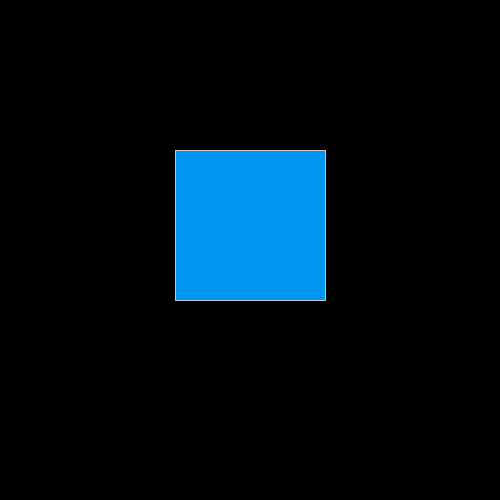
Frame 1 (no input)
Frame 60 (the mouse pressed at the canvas centre just before this capture): identical to frame 1, image omitted
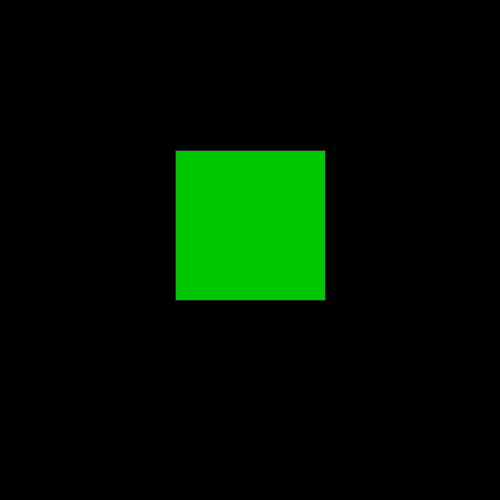
Frame 120 (the mouse held since frame 60 and released just before this capture)

The Processing sketch that drew these frames (run headless with seeded random() and noise(); from frame 60 on, the mouse is pressed at the canvas centre):

// Processing sketch: Button
// ── Button.pde
/*
A button that can be activated or deactivated by clicking on it
*/

// colors
color blue = color(0, 150, 240, 255);
color green = color(0, 200, 0, 255);

Switch switchOne;

void setup() {
  // basic window conditions
  size(500, 500);
  frameRate(60);
  
  switchOne = new Switch(width * .35, height * .3, width * .3, height * .3, blue, green);
}

void draw() {
  background(0);

  switchOne.display();
}

void mousePressed() {
  switchOne.toggleSwitch();
}
// ── Switch.pde
class Switch{
  
  /**************
  * Variables   *
  **************/
  float xPosition;        // x coordinate
  float yPosition;        // y coordinate
  
  float switchHeight;     // height of switch
  float switchWidth;      // width of switch

  boolean switchIsActive; // whether or not switch is currently active (true indicates active)
  
  color activeColor;      // color of switch when it's in active state
  color inactiveColor;    // color of switch when it's in inactive state

  // colors used for outlining shapes
  color darkGray = color(40, 40, 40, 255);
  color lightGray = color(200, 200, 200, 255);
  
  /**************
  * Constructor *
  **************/
  Switch(float xPosition, float yPosition, float switchHeight, float switchWidth, color inactiveColor, color activeColor) {
    this.xPosition = xPosition;  
    this.yPosition = yPosition;
    this.switchHeight = switchHeight;
    this.switchWidth = switchWidth;
    
    this.activeColor = activeColor;
    this.inactiveColor = inactiveColor;

  }
  
  /**************
  * Methods     *
  **************/
  // flip switch between active and inactive
  void toggleSwitch() {
    
    // if user clicks within boundaries of button, toggle its on/off status
    if (mouseX >= xPosition && mouseX <= (xPosition + switchWidth) &&
        mouseY >= yPosition && mouseY <= (yPosition + switchHeight)) {
        
        switchIsActive = !switchIsActive;
    }
    
  }
  
  // depending upon switch state, set fill and outline color
  void getSwitchColor() {
    
    if (switchIsActive) {
      stroke(darkGray);
      fill(activeColor);
    } else {
      stroke(lightGray);
      fill(inactiveColor);
    }
    
  }
  
  // display switch on screen
  void display() {
    // drawing mode for shape 
    rectMode(CORNER);
    getSwitchColor();
    rect(xPosition, yPosition, switchWidth, switchHeight);
  }

}
